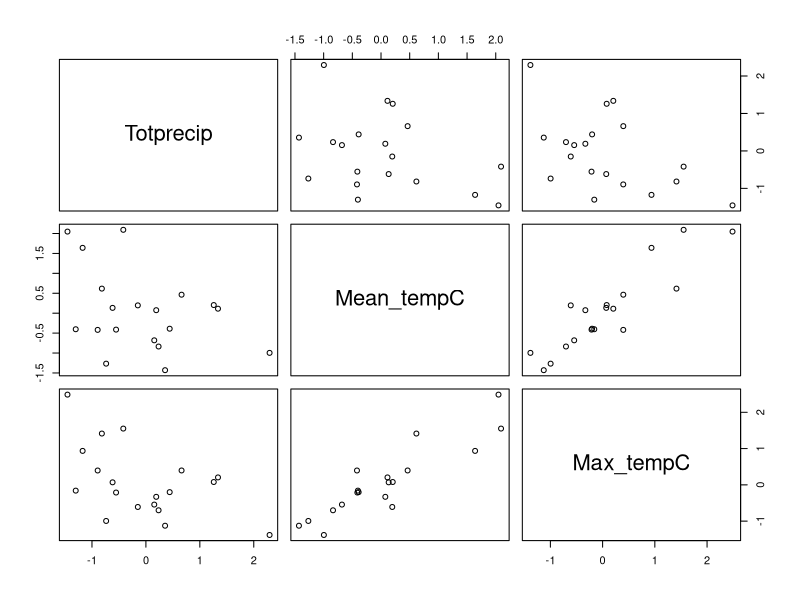
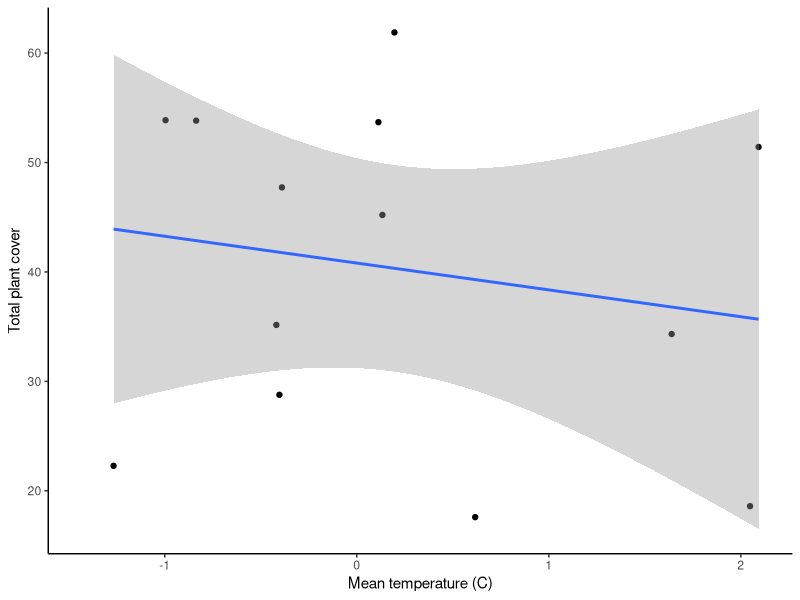
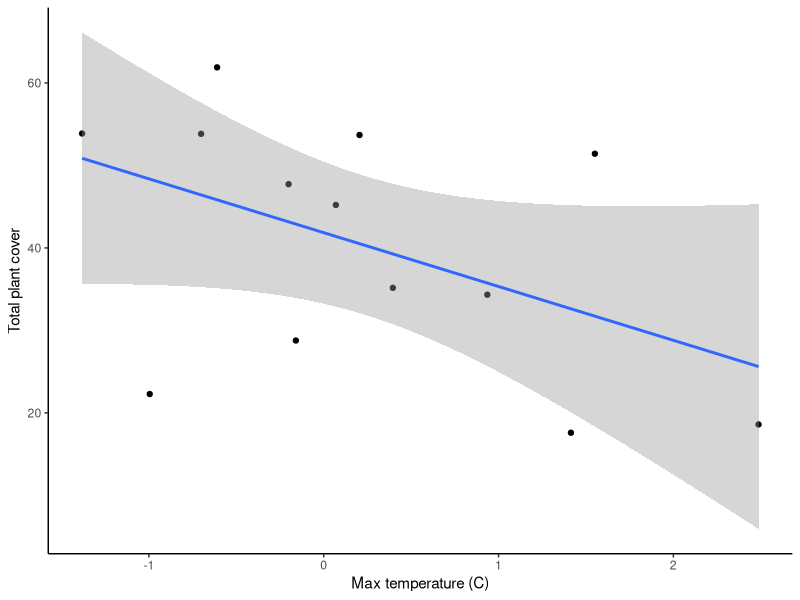

Source code (R) for these figures, in order:
## ---- chunk 1
knitr::opts_chunk$set(echo = TRUE, message=FALSE, warning=FALSE)
## ---- chunk 2
plant <- read.csv("PlantSumm.csv")
## ---- chunk 3
pairs(~ Totprecip + Mean_tempC + Max_tempC, data = plant) 
## ---- chunk 4
with(plant,cor.test(Mean_tempC,Max_tempC))
with(plant,cor.test(Mean_tempC,Totprecip))
with(plant,cor.test(Max_tempC,Totprecip))
## ---- chunk 5
plant_null <- lm(tot_cover ~ 1, plant)
plant_mean <- lm(tot_cover ~ Mean_tempC, plant)
plant_max <- lm(tot_cover ~ Max_tempC, plant)
## ---- chunk 6
library(ggplot2)
ggplot(plant, aes(x=Mean_tempC, y=tot_cover)) +
  geom_point() +
  geom_smooth(method="lm")+
  labs(x="Mean temperature (C)", y="Total plant cover") +
  theme_classic()

ggplot(plant, aes(x=Max_tempC, y=tot_cover)) +
  geom_point() +
  geom_smooth(method="lm")+
  labs(x="Max temperature (C)", y="Total plant cover") +
  theme_classic()
## ---- chunk 7
summary(plant_mean)
summary(plant_max)
## ---- chunk 8
AIC(plant_null, plant_mean, plant_max)
## ---- chunk 9
plant_both <- lm(tot_cover ~ Mean_tempC + Max_tempC, plant)
plant_int <- lm(tot_cover ~ Mean_tempC * Max_tempC, plant)
## ---- chunk 10
summary(plant_int)
## ---- chunk 11
AIC(plant_null, plant_mean, plant_max, plant_both, plant_int)
